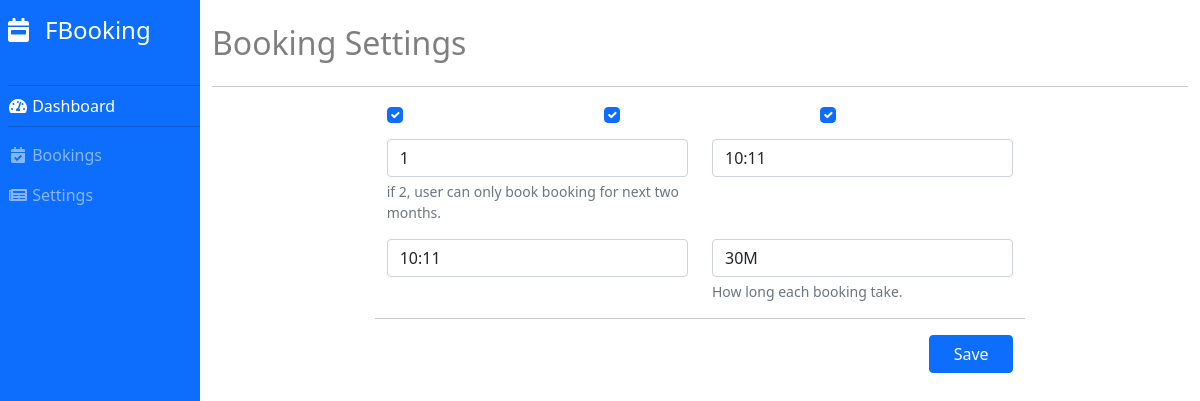
Page /booking/admin/settings (signed in) on the committed database.
### booking/models.py (models this page shows)
class BookingSettings(models.Model):
    booking_enable = models.BooleanField(default=True)
    confirmation_required = models.BooleanField(default=True)
    disable_weekend = models.BooleanField(default=True)
    available_booking_months = models.IntegerField(default=1, help_text="if 2, user can only book booking for next two months.")
    max_booking_per_day = models.IntegerField(null=True, blank=True)
    start_time = models.TimeField()
    end_time = models.TimeField()
    period_of_each_booking = models.CharField(max_length=3, default="30", choices=BOOKING_PERIOD, help_text="How long each booking take.")
    max_booking_per_time = models.IntegerField(default=1, help_text="how much booking can be book for each time.")

### booking/views.py (the view, shortened to what this page needs)
# urls.py: path("admin/settings",BookingSettingsView.as_view(),name="booking_settings"),
class BookingSettingsView(BookingSettingMixin, UpdateView):
    form_class = BookingSettingsForm
    template_name = "booking/admin/booking_settings.html"
    def get_object(self):
        return BookingSettings.objects.filter().first()

### booking/forms.py (shortened to what this page needs)
class BookingSettingsForm(ChangeInputsStyle, forms.ModelForm):
    start_time = forms.TimeField(widget=forms.TimeInput(format='%H:%M'))
    end_time = forms.TimeField(widget=forms.TimeInput(format='%H:%M'))
    class Meta:
        model = BookingSettings
        fields = "__all__"
        exclude = [
            "max_booking_per_time",
            "max_booking_per_day",
        ]

### booking/utils.py (called while the page is built)
    @method_decorator(login_required)
    def dispatch(self, request, *args, **kwargs):
        if not request.user.is_staff:
            return redirect(settings.LOGIN_URL)
        return super().dispatch(request, *args, **kwargs)

### booking/templates/booking/admin/booking_settings.html (shortened to what this page needs)
{% extends 'booking/base.html' %}
{% block content %}
    <h2 class="text-black-50 my-4">Booking Settings</h2>
    <hr>
    <div class="container col-md-8">
        <form method="POST" class="row">
            {% for field in form %}
                {% if field.field.widget.input_type == 'checkbox' %}
                    <div class="col-md-4">
                        <div class="mb-3">
                            {{field}}
                        </div>
                    </div>
                {% else %}
                    <div class="col-md-6">
                        <div class="mb-3">
                            {{field}}
                            <div id="emailHelp" class="form-text">{{field.help_text}}</div>
                        </div>
                    </div>
                {% endif %}
            {% endfor %}
            <hr>
            <div class="d-grid col-2 ml-auto">
                <button type="submit" class="btn btn-primary">Save</button>
            </div>
        </form>
    </div>
{% endblock content %}

### booking/static/booking/css/style.css (style rules this page uses)
.ml-auto { margin-left: auto !important; }

### rows in the picture
BookingSettings: form "☑" "☑" "☑", form "1" "10:11" "10:11" "30M"

### other values in the picture
{{ field.help_text }} "if 2, user can only book booking for next two months." "How long each booking take."
